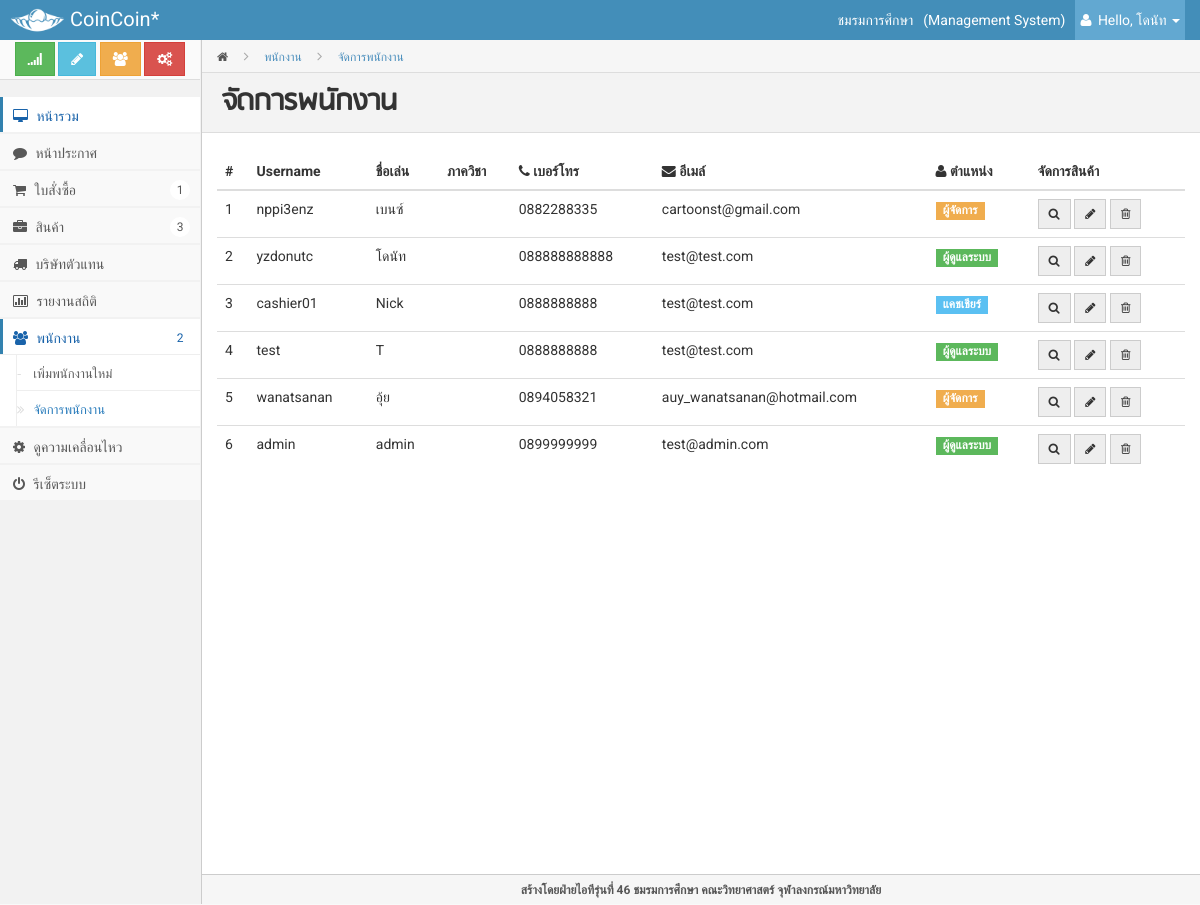
The app's page /admin/index.php?page=staff (signed in), older data.
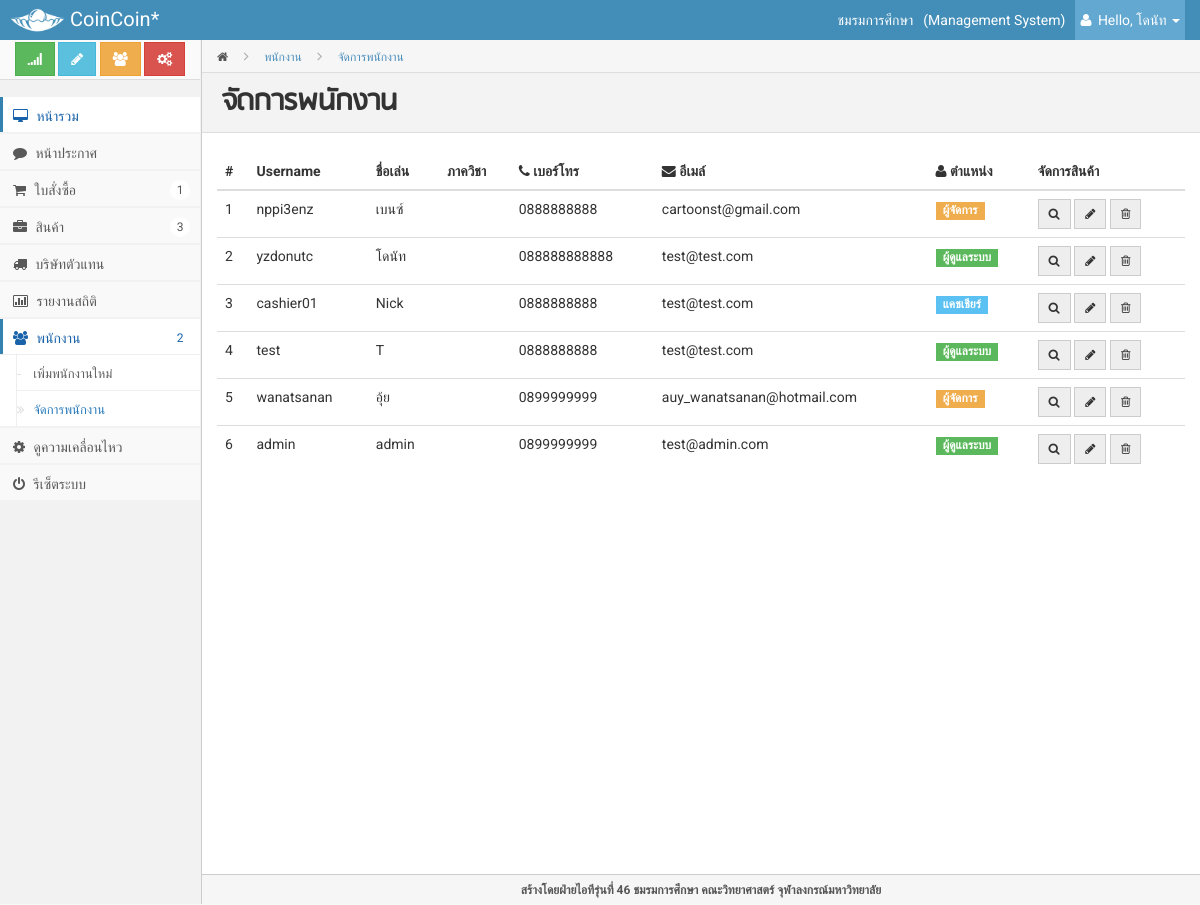
The same page, newer data.
### tables this page shows
CREATE TABLE IF NOT EXISTS `member_staff` (
  `memberid` int(10) NOT NULL AUTO_INCREMENT,
  `username` varchar(50) NOT NULL,
  `password` varchar(200) NOT NULL,
  `firstname` varchar(60) NOT NULL,
  `lastname` varchar(60) NOT NULL,
  `nickname` varchar(60) NOT NULL,
  `phone` varchar(100) NOT NULL,
  `email` varchar(100) DEFAULT NULL,
  `position` char(1) NOT NULL,
  PRIMARY KEY (`memberid`),
  UNIQUE KEY `username` (`username`)
);

### inc/setting.inc.php (called while the page is built, shortened)
<?php
$info['name'] = "ชมรมการศึกษา";
$info['address'] = "254 ถนนพญาไท แขวงวังใหม่ <br>เขตปทุมวัน กทม. 10330 ";
$info['email'] = "";
$info['phone'] = "02-215-3555";
$info['footer'] = "สร้างโดยฝ่ายไอทีรุ่นที่ 46 ชมรมการศึกษา คณะวิทยาศาสตร์ จุฬาลงกรณ์มหาวิทยาลัย";
?>

### admin/modules/staff.php (the view, shortened to what this page needs)
     <div class="page-head">
         <div class="bread-crumb">
             <a href="index.html"><i class="icon-home"></i></a>
             <i class="icon-angle-right"></i>
             <a href="#" class="bread-current"> พนักงาน</a>
	<i class="icon-angle-right"></i>
             <a href="#" class="bread-current"> จัดการพนักงาน</a>
         </div>
         <h3 class="content-heading"> จัดการพนักงาน</h3>
     </div>
     <div class="matter">
         <div class="container">
             <div class="row">
		<div class="col-md-12">
		<table class="table">
         <thead>
         <tr>
             <th>#</th>
	<th>  Username</th>
             <th>  ชื่อเล่น</th>
             <th> ภาควิชา</th>
	<th><i class="icon-phone"></i> เบอร์โทร</th>
	<th><i class="icon-envelope"></i> อีเมล์</th>
	<th><i class="icon-user"></i> ตำแหน่ง</th>
             <th>จัดการสินค้า</th>
         </tr>
         </thead>
         <tbody>
<?php
	$sql = mysqli_query($connect, "SELECT * FROM member_staff ORDER BY memberid asc ");
	while($result = mysqli_fetch_array($sql, MYSQL_ASSOC)) {
?>
         <tr>
             <td><?php echo $result['memberid']?></td>
             <td><?php echo $result['username'];?></td>
	<td><?php echo $result['nickname'];?></td>
             <td><?php echo $result['major'];?></td>
	<td><?php echo $result['phone'];?></td>
	<td><?php echo $result['email'];?></td>
	<td>
		<?php
			if($result['position'] == 'A') {
				echo "<span class=\"label label-success\">ผู้ดูแลระบบ</span>";
			} else if($result['position'] == 'M') {
				echo "<span class=\"label label-warning\">ผู้จัดการ</span>";
			} else if($result['position'] == 'C') {
				echo "<span class=\"label label-info\">แคชเชียร์</span>";
			}
		?>
	</td>
             <td>
                 <div class="btn-group">
			<a href="?page=infostaff&pid=<?php echo $result['memberid'];?>"><button class="btn btn-sm btn-default" title="View"><i class="icon-search"></i></button></a>
			<a href="?page=editstaff&pid=<?php echo $result['memberid'];?>"><button class="btn btn-sm btn-default" title="Edit"><i class="icon-pencil"></i></button></a>
			<a href="" onclick="return deleteBox('<?php echo $result['firstname'];?>','?page=staff&action=delete&id=<?php echo $result['memberid'];?>', 0)">
				<button class="btn btn-sm btn-default" title="Delete"><i class="icon-trash"></i></button>
			</a>
                 </div>
             </td>
         </tr>
<?php
} ?>
         </tbody>
     </table>
		</div>
             </div>
         </div>
     </div>

### admin/index.php (shortened to what this page needs)
<?php
	$pageurl =  (isset($_GET["page"])) ? $_GET["page"] : 'main';
	$spage = $pageurl;
	$pageurl = "modules/".$pageurl.".php";
	require "includes/setting.inc.php";
?>
<!DOCTYPE html>
<html lang="en">
<head>
    <link href="style/bootstrap.css" rel="stylesheet">
    <link rel="stylesheet" href="style/font-awesome.css">
    <link rel="stylesheet" href="style/jquery-ui.css">
    <link rel="stylesheet" href="style/fullcalendar.css">
    <link rel="stylesheet" href="style/prettyPhoto.css">
    <link rel="stylesheet" href="style/rateit.css">
    <link rel="stylesheet" href="style/bootstrap-datetimepicker.min.css">
    <link rel="stylesheet" href="style/jquery.gritter.css">
    <link rel="stylesheet" href="style/jquery.cleditor.css">
    <link rel="stylesheet" href="style/bootstrap-switch.css">
    <link href="style/style.css" rel="stylesheet">
    <link href="style/widgets.css" rel="stylesheet">
</head>
<body>
<div class="navbar navbar-fixed-top bs-docs-nav" role="banner">
<div class="containerk">
<div class="navbar-header">
    <a href="../index.php" class="navbar-brand"><img src="img/logo_alpha.png" width=55/> CoinCoin*</a>
</div>
<div class="collapse navbar-collapse bs-navbar-collapse" role="navigation">
<ul class="nav navbar-nav navbar-right"><small></small>
	<li class="text-center hidden-xs" style="color:#fff;padding-top:10px;padding-right:10px;"><?php echo $info['name']; ?></li>
	<li class="text-center hidden-xs" style="color:#fff;padding-top:10px;padding-right:10px;">(Management System)</li>
    <li class="dropdown light-blue">
        <a data-toggle="dropdown" class="dropdown-toggle" href="#">
            <i class="icon-user"></i>&nbsp;Hello, <?php echo $_SESSION["firstname"];?> <span class="visible-xs">Admin</span>
            <b class="caret"></b>
        </a>
    </li>
</ul>
</div>
</div>
</div>
<div class="content">
<div class="sidebar">
    <div class="sidebar-inner">
        <div class="sidebar-shortcuts" class="sidebar-shortcuts-large">
            <button class="btn btn-success">
                <i class="icon-signal"></i>
            </button>
            <button class="btn btn-info">
                <i class="icon-pencil"></i>
            </button>
            <button class="btn btn-warning">
                <i class="icon-group"></i>
            </button>
            <button class="btn btn-danger">
                <i class="icon-cogs"></i>
            </button>
        </div>
        <ul class="navi">
            <?php require "includes/nav.inc.php"; ?>
        </ul>
    </div>
</div>
<div class="mainbar">
		<?php
			include ($pageurl);
		?>
 </div>
<div id="footer">
	<?php require "includes/footer.inc.php"; ?>
</div>
</div>
</body>
</html>

### admin/includes/nav.inc.php (shortened to what this page needs)
         <li class="current"><a href="index.php?page=main"><i class="icon-desktop"></i> หน้ารวม</a></li>
         <li><a href="index.php?page=notice"><i class="icon-comment"></i> หน้าประกาศ</a></li>
         <?php
             if($spage == "statement" || $spage=="addstatement" || $spage=="invoice") {
                 echo " <li class=\"has_submenu current open\">";
             } else {
                 echo " <li class=\"has_submenu\">";
             }
         ?>
             <a href="#">
                 <i class="icon-shopping-cart"></i> ใบสั่งซื้อ
                 <span class="pull-right">1</span>
             </a>
         </li>
<?php
	if($spage == "product" || $spage=="addproduct" || $spage=="category" || $spage=="infoproduct" || $spage=="editproduct") {
		echo " <li class=\"has_submenu current open\">";
	} else {
		echo " <li class=\"has_submenu\">";
	}
?>
             <a href="#">
                 <i class="icon-briefcase"></i> สินค้า
                 <span class="pull-right">3</span>
             </a>
         </li>
<li><a href="index.php?page=warehouse"><i class="icon-truck"></i> บริษัทตัวแทน</a></li>
<li><a href="index.php?page=stat"><i class="icon-bar-chart"></i> รายงานสถิติ</a></li>
<?php
	if($spage == "addstaff" || $spage=="staff") {
		echo " <li class=\"has_submenu current open\">";
	} else {
		echo " <li class=\"has_submenu\">";
	}
?>
             <a href="#">
                 <i class="icon-group"></i> พนักงาน
                 <span class="pull-right">2</span>
             </a>
             <ul>
                 <li <?php if($spage=="addstaff") echo "class=\"active\""; ?>><a href="index.php?page=addstaff">เพิ่มพนักงานใหม่</a></li>
                 <li <?php if($spage=="staff") echo "class=\"active\""; ?>><a href="index.php?page=staff">จัดการพนักงาน</a></li>
             </ul>
             <li><a href="index.php?page=log"><i class="icon-cog"></i> ดูความเคลื่อนไหว</a></li>
	<li><a href="index.php?page=reset"><i class="icon-off"></i> รีเซ็ตระบบ</a></li>
         </li>

### admin/includes/footer.inc.php
        <strong>
สร้างโดยฝ่ายไอทีรุ่นที่ 46 ชมรมการศึกษา คณะวิทยาศาสตร์ จุฬาลงกรณ์มหาวิทยาลัย
        </strong>

Row changes from the older to the newer data that the page shows:
changed member_staff "nppi3enz": phone "0882288335" → "0888888888"
changed member_staff "wanatsanan": phone "0894058321" → "0899999999"
